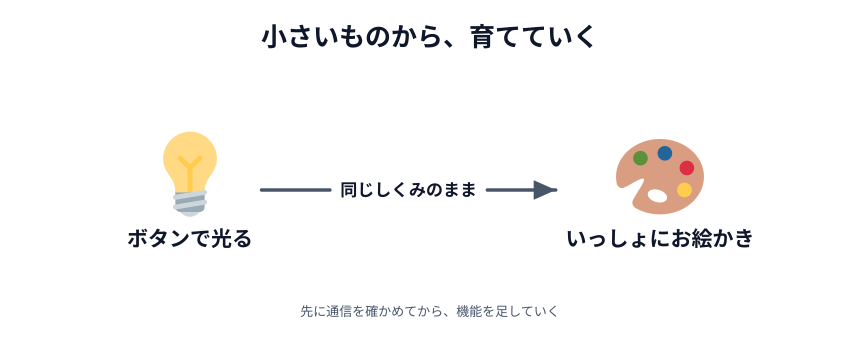

This figure's Python source:
# 00-thumbnail.svg
# スキーマ: SOURCE-PATH-GOAL + SCALE（小さいものから、大きいものへ）
# 設計の節の入口。作るものは 2 つで、順番があることを見せる

import sys

sys.path.insert(0, "/Users/seekseep/.claude/skills/genfig")
from genfig import Canvas

c = Canvas(860, 340)
c.text(430, 46, "小さいものから、育てていく", scale="xl")

light = c.node(190, 190, "ボタンで光る", emoji_cp="1f4a1", w=190, h=96)  # 💡
draw = c.node(660, 190, "いっしょにお絵かき", emoji_cp="1f3a8", w=230, h=96)  # 🎨

c.link(light, draw, label="同じしくみのまま")

c.text(430, 316, "先に通信を確かめてから、機能を足していく", scale="sm")

c.save("00-thumbnail.svg")
